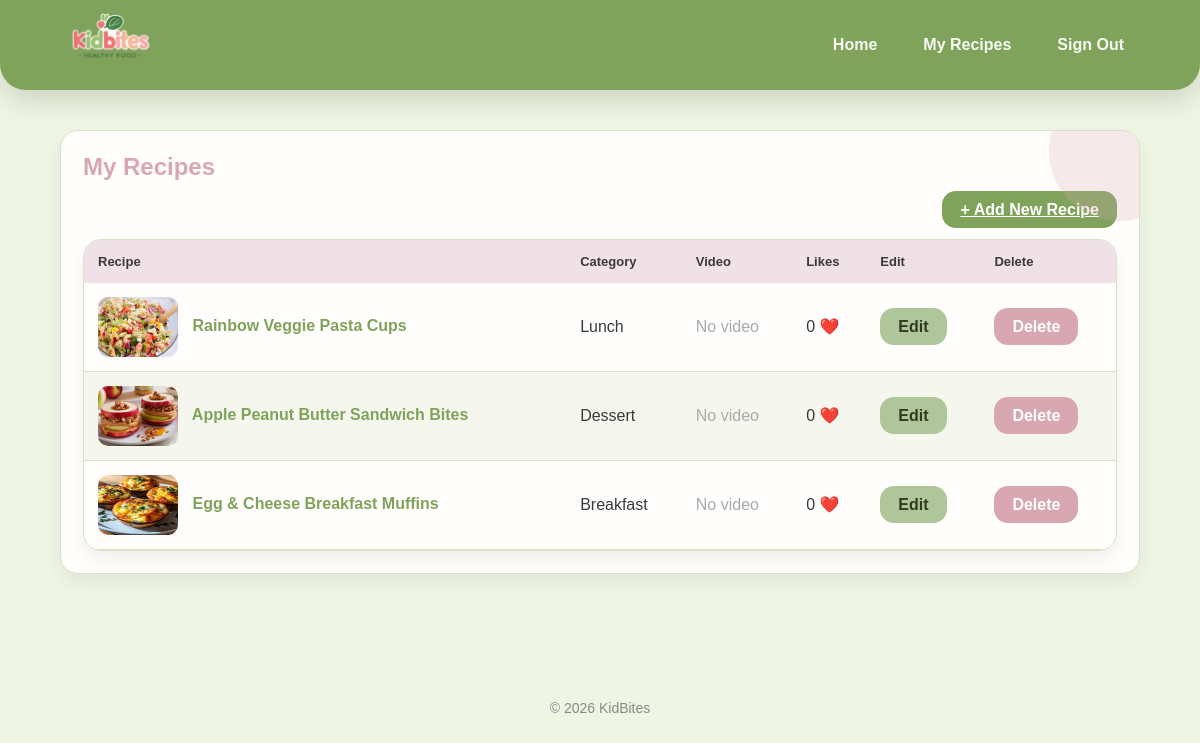
Screenshot of /my-recipes.php (signed in) with the database file from the repository.
### tables this page shows
CREATE TABLE `recipe` (
  `id` int(11) NOT NULL,
  `userID` int(11) DEFAULT NULL,
  `categoryID` int(11) DEFAULT NULL,
  `name` varchar(100) DEFAULT NULL,
  `description` text,
  `photoFileName` varchar(255) DEFAULT NULL,
  `videoFilePath` varchar(255) DEFAULT NULL
);

CREATE TABLE `recipecategory` (
  `id` int(11) NOT NULL,
  `categoryName` varchar(50) NOT NULL
);

### my-recipes.php (the view, shortened to what this page needs)
<?php
$userID = $_SESSION['userID'];
include "db.php";
$sql = "SELECT r.id, r.name, r.photoFileName, r.videoFilePath, rc.categoryName,
        (SELECT COUNT(*) FROM likes WHERE recipeID = r.id) AS likeCount
        FROM recipe r
        JOIN recipecategory rc ON r.categoryID = rc.id
        WHERE r.userID = ?";
$stmt = $conn->prepare($sql);
$stmt->bind_param("i", $userID);
$stmt->execute();
$result = $stmt->get_result();
?>
<!DOCTYPE html>
<html>
<head>
    <link rel="stylesheet" href="style.css">
</head>
<body>
    <header>
        <div class="container header-inner">
            <a class="brand" href="index.php">
                <img src="images/logo.png" alt="KidBites Logo" class="logo">
            </a>
            <nav class="nav">
                <a href="user.php">Home</a>
                <a href="my-recipes.php">My Recipes</a>
                <a href="signout.php">Sign Out</a>
            </nav>
        </div>
    </header>
    <main>
        <div class="container">
            <div class="card">
                <div class="page-header">
                    <h2>My Recipes</h2>
                    <div style="text-align:right; margin-bottom:20px;">
                        <a href="add-recipe.php" class="btn btn-primary">+ Add New Recipe</a>
                    </div>
                </div>
                <div class="table-wrap">
                    <?php if ($result->num_rows > 0): ?>
                    <table>
                        <thead>
                            <tr>
                                <th>Recipe</th>
                                <th>Category</th>
                                <th>Video</th>
                                <th>Likes</th>
                                <th>Edit</th>
                                <th>Delete</th>
                            </tr>
                        </thead>
                        <tbody>
                            <?php while ($row = $result->fetch_assoc()): ?>
                            <tr>
                                <td>
                                    <a href="view-recipe.php?id=<?= $row['id'] ?>">
                                        <img src="uploads/recipes/<?= htmlspecialchars($row['photoFileName']) ?>"
                                             alt="<?= htmlspecialchars($row['name']) ?>"
                                             style="width:80px;height:60px;border-radius:10px;margin-right:10px;vertical-align:middle;">
                                        <?= htmlspecialchars($row['name']) ?>
                                    </a>
                                </td>
                                <td><?= htmlspecialchars($row['categoryName']) ?></td>
                                <td>
                                    <?php if (!empty($row['videoFilePath'])): ?>
                                        <a href="uploads/videos/<?= htmlspecialchars($row['videoFilePath']) ?>" target="_blank">🎥 Watch Video</a>
                                    <?php else: ?>
                                        <span style="color:#aaa;">No video</span>
                                    <?php endif; ?>
                                </td>
                                <td><?= $row['likeCount'] ?> ❤️</td>
                                <td>
                                    <a href="edit-recipe.php?id=<?= $row['id'] ?>" class="btn btn-secondary">Edit</a>
                                </td>
                                <td>
                                    <a href="delete-recipe.php?id=<?= $row['id'] ?>"
                                       class="btn"
                                       style="background:#d8a7b1;color:white;"
                                       onclick="return confirm('Are you sure you want to delete this recipe?');">
                                        Delete
                                    </a>
                                </td>
                            </tr>
                            <?php endwhile; ?>
                        </tbody>
                    </table>
                    <?php else: ?>
                        <p style="text-align:center; color:#888; padding:30px;">
                            You have no recipes yet. <a href="add-recipe.php">Add your first recipe!</a>
                        </p>
                    <?php endif; ?>
                </div>
            </div>
        </div>
    </main>
    <footer>
        <p>© 2026 KidBites</p>
    </footer>
</body>
</html>

### style.css (style rules this page uses)
* { box-sizing: border-box; }
body { margin: 0; font-family: Arial, sans-serif; color: #3a3a3a; background: #eef5e3; }
.container { width: 90%; margin: auto; }
header { background: #7fa35a; box-shadow: 0 12px 26px rgba(0,0,0,0.12); border-bottom-left-radius: 26px; border-bottom-right-radius: 26px; padding: 0; }
.header-inner { display: flex; align-items: center; justify-content: space-between; height: 90px; }
.brand { font-size: 22px; font-weight: 800; color: white; text-decoration: none; }
.nav { display: flex; gap: 14px; }
.nav a { color: #f8faf4; text-decoration: none; font-weight: 600; padding: 8px 16px; border-radius: 999px; transition: background 0.25s ease; }
main { padding: 40px 0 60px; }
.card { background: #fffefc; border-radius: 18px; padding: 22px; margin-bottom: 28px; border: 1px solid #d9e2c9; box-shadow: 0 8px 18px rgba(0,0,0,0.06); position: relative; overflow: hidden; }
.card::before { content: ""; position: absolute; top: -50px; right: -50px; width: 140px; height: 140px; background: rgba(216,167,177,0.25); border-radius: 50%; }
h2 { color: #d8a7b1; margin-top: 0; }
.btn { padding: 10px 18px; border-radius: 14px; border: none; cursor: pointer; font-weight: 700; background: #e5e5e5; transition: transform 0.15s ease, box-shadow 0.15s ease; }
.btn-primary { background: #7fa35a; color: white; }
.btn-secondary { background: #afc69a; color: #2f3a20; }
.table-wrap { background: #fffefc; border-radius: 18px; overflow-x: auto; box-shadow: 0 8px 18px rgba(0,0,0,0.06); border: 1px solid #d9e2c9; }
table { width: 100%; border-collapse: collapse; }
thead th { padding: 14px; text-align: left; font-size: 13px; font-weight: 800; background: #efe1e5; }
tbody td { padding: 14px; border-bottom: 1px solid #d9e2c9; }
tbody tr:nth-child(even) { background: rgba(127,163,90,0.08); }
table a { color: #7fa35a; text-decoration: none; font-weight: 600; }
footer { text-align: center; padding: 24px 0; font-size: 14px; color: #8a8a8a; }
.logo { max-height: 150px; width: auto; }
tbody td { vertical-align: middle; }

### rows the page displays
recipe: photoFileName (picture), name "Rainbow Veggie Pasta Cups", categoryID.categoryName "Lunch", videoFilePath "No video", likeCount "0"
recipe: photoFileName (picture), name "Apple Peanut Butter Sandwich Bites", categoryID.categoryName "Dessert", videoFilePath "No video", likeCount "0"
recipe: photoFileName (picture), name "Egg & Cheese Breakfast Muffins", categoryID.categoryName "Breakfast", videoFilePath "No video", likeCount "0"
